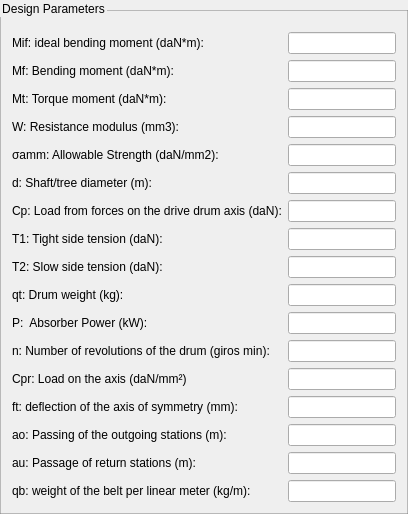
                                  <widget class="QGroupBox" name="groupBox_15">
                                   <property name="styleSheet">
                                    <string notr="true">QGroupBox {
    border: 1px solid rgba(128, 128, 128, 0.5); /* Ajusta la opacidad según tus necesidades */
    margin-top: 10px; /* Ajusta el margen superior según tus necesidades */
    padding-top: 10px; /* Ajusta el espaciado superior según tus necesidades */
	
	font: 600 12pt &quot;Bookman Old Style&quot;;
}

QLineEdit:focus{
    border: 1px solid rgb(189, 147, 249);
}
QLineEdit:focus{
    border: 1px solid rgb(189, 147, 249);
}</string>
                                   </property>
                                   <property name="title">
                                    <string>Design Parameters</string>
                                   </property>
                                   <layout class="QFormLayout" name="formLayout_4">
                                    <item row="0" column="0">
                                     <widget class="QLabel" name="label_152">
                                      <property name="text">
                                       <string>Mif: ideal bending moment (daN*m):</string>
                                      </property>
                                     </widget>
                                    </item>
                                    <item row="0" column="1">
                                     <widget class="QLineEdit" name="lineEdit_mif_bp3"/>
                                    </item>
                                    <item row="1" column="0">
                                     <widget class="QLabel" name="label_150">
                                      <property name="text">
                                       <string>Mf: Bending moment (daN*m):</string>
                                      </property>
                                     </widget>
                                    </item>
                                    <item row="1" column="1">
                                     <widget class="QLineEdit" name="lineEdit_mf_bp3"/>
                                    </item>
                                    <item row="2" column="0">
                                     <widget class="QLabel" name="label_153">
                                      <property name="text">
                                       <string>Mt: Torque moment (daN*m): </string>
                                      </property>
                                     </widget>
                                    </item>
                                    <item row="2" column="1">
                                     <widget class="QLineEdit" name="lineEdit_mt_bp3"/>
                                    </item>
                                    <item row="3" column="0">
                                     <widget class="QLabel" name="label_154">
                                      <property name="text">
                                       <string>W: Resistance modulus (mm3):</string>
                                      </property>
                                     </widget>
                                    </item>
                                    <item row="3" column="1">
                                     <widget class="QLineEdit" name="lineEdit_w_bp3"/>
                                    </item>
                                    <item row="4" column="0">
                                     <widget class="QLabel" name="label_155">
                                      <property name="text">
                                       <string>σamm: Allowable Strength (daN/mm2):</string>
                                      </property>
                                     </widget>
                                    </item>
                                    <item row="4" column="1">
                                     <widget class="QLineEdit" name="lineEdit_u_bp3"/>
                                    </item>
                                    <item row="5" column="0">
                                     <widget class="QLabel" name="label_156">
                                      <property name="text">
                                       <string>d: Shaft/tree diameter (m): </string>
                                      </property>
                                     </widget>
                                    </item>
                                    <item row="5" column="1">
                                     <widget class="QLineEdit" name="lineEdit_d_bp3"/>
                                    </item>
                                    <item row="6" column="0">
                                     <widget class="QLabel" name="label_157">
                                      <property name="text">
                                       <string>Cp: Load from forces on the drive drum axis (daN):</string>
                                      </property>
                                     </widget>
                                    </item>
                                    <item row="6" column="1">
                                     <widget class="QLineEdit" name="lineEdit_cp_bp3"/>
                                    </item>
                                    <item row="7" column="0">
                                     <widget class="QLabel" name="label_158">
                                      <property name="text">
                                       <string>T1: Tight side tension (daN): </string>
                                      </property>
                                     </widget>
                                    </item>
                                    <item row="7" column="1">
                                     <widget class="QLineEdit" name="lineEdit_t1_bp3"/>
                                    </item>
                                    <item row="8" column="0">
                                     <widget class="QLabel" name="label_159">
                                      <property name="text">
                                       <string>T2: Slow side tension (daN): </string>
                                      </property>
                                     </widget>
                                    </item>
                                    <item row="8" column="1">
                                     <widget class="QLineEdit" name="lineEdit_t2_bp3"/>
                                    </item>
                                    <item row="9" column="0">
                                     <widget class="QLabel" name="label_160">
                                      <property name="text">
                                       <string>qt: Drum weight (kg): </string>
                                      </property>
                                     </widget>
                                    </item>
                                    <item row="9" column="1">
                                     <widget class="QLineEdit" name="lineEdit_qt_bp3"/>
                                    </item>
                                    <item row="10" column="0">
                                     <widget class="QLabel" name="label_161">
                                      <property name="text">
                                       <string>P:  Absorber Power (kW): </string>
                                      </property>
                                     </widget>
                                    </item>
                                    <item row="10" column="1">
                                     <widget class="QLineEdit" name="lineEdit_p_bp3"/>
                                    </item>
                                    <item row="11" column="0">
                                     <widget class="QLabel" name="label_162">
                                      <property name="text">
                                       <string>n: Number of revolutions of the drum (giros min): </string>
                                      </property>
                                     </widget>
                                    </item>
                                    <item row="11" column="1">
                                     <widget class="QLineEdit" name="lineEdit_n_bp3"/>
                                    </item>
                                    <item row="12" column="0">
                                     <widget class="QLabel" name="label_163">
                                      <property name="text">
                                       <string>Cpr: Load on the axis (daN/mm²)</string>
                                      </property>
                                     </widget>
                                    </item>
                                    <item row="12" column="1">
                                     <widget class="QLineEdit" name="lineEdit_cpr_bp3"/>
                                    </item>
                                    <item row="13" column="0">
                                     <widget class="QLabel" name="label_164">
                                      <property name="text">
                                       <string>ft: deflection of the axis of symmetry (mm): </string>
                                      </property>
                                     </widget>
                                    </item>
                                    <item row="13" column="1">
                                     <widget class="QLineEdit" name="lineEdit_ft_bp3"/>
                                    </item>
                                    <item row="14" column="0">
                                     <widget class="QLabel" name="label_165">
                                      <property name="text">
                                       <string>ao: Passing of the outgoing stations (m):</string>
                                      </property>
                                     </widget>
                                    </item>
                                    <item row="14" column="1">
                                     <widget class="QLineEdit" name="lineEdit_ao_bp3"/>
                                    </item>
                                    <item row="15" column="0">
                                     <widget class="QLabel" name="label_179">
                                      <property name="text">
                                       <string>au: Passage of return stations (m): </string>
                                      </property>
                                     </widget>
                                    </item>
                                    <item row="15" column="1">
                                     <widget class="QLineEdit" name="lineEdit_au_bp3"/>
                                    </item>
                                    <item row="16" column="0">
                                     <widget class="QLabel" name="label_193">
                                      <property name="text">
                                       <string>qb: weight of the belt per linear meter (kg/m): </string>
                                      </property>
                                     </widget>
                                    </item>
                                    <item row="16" column="1">
                                     <widget class="QLineEdit" name="lineEdit_qb_bp3"/>
                                    </item>
                                   </layout>
                                  </widget>
